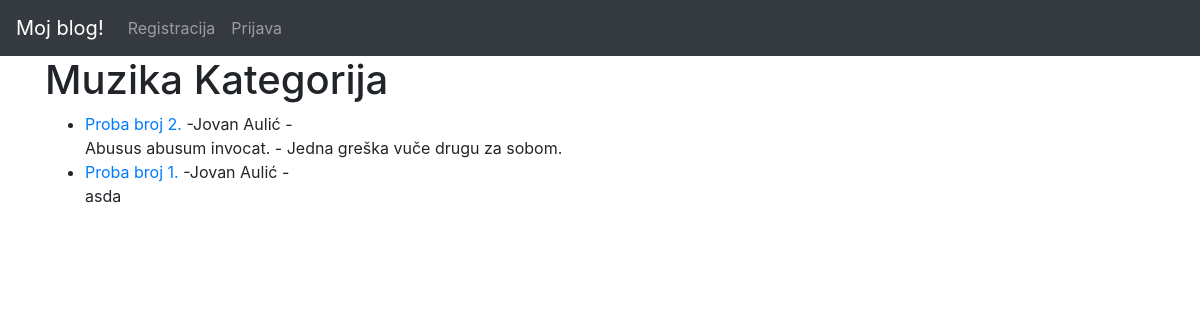
The page /kategorija/muzika/ on the database its author committed.
### theblog/models.py (models this page shows, shortened)
class Post(models.Model):
	naslov = models.CharField(max_length=260)
	broj_naslova = models.CharField(max_length=260)
	autor = models.ForeignKey(User, on_delete=models.CASCADE)
	tekst = RichTextField(blank=True, null=True)
	kategorija = models.CharField(max_length=200, default="coding")
	vanjski_tekst = models.CharField(max_length=200, default="Klikite Link Iznad da Pročitate Post...")

### theblog/views.py (the view)
# urls.py: path('kategorija/<str:cats>/', CategoryView, name="category"),
def CategoryView(request,cats):
	category_post = Post.objects.filter(kategorija=cats)
	return render(request, 'kategorije.html', {'cats': cats.title(), 'category_post': category_post})

### theblog/templates/kategorije.html (shortened to what this page needs)
{% extends 'base.html' %}
{% block content %}
<h1>{{ cats }} Kategorija</h1>
<ul>
{%for post in category_post %}
	<li><a href="{% url 'article-detail' post.pk %}">
     {{ post.naslov }}</a> -{{ post.autor.first_name}}
     	{{ post.autor.last_name}} - <br>
      {{ post.tekst | slice:":100" }}</li>
{% endfor %}
</ul>
{% endblock %}

### rows shown on the page
Post: naslov "Proba broj 2.", autor.first_name "Jovan", autor.last_name "Aulić", tekst "Abusus abusum invocat. - Jedna greška vuče drugu za sobom."
Post: naslov "Proba broj 1.", autor.first_name "Jovan", autor.last_name "Aulić", tekst "asda"

### other values the page prints
{{ cats }} "Muzika"
